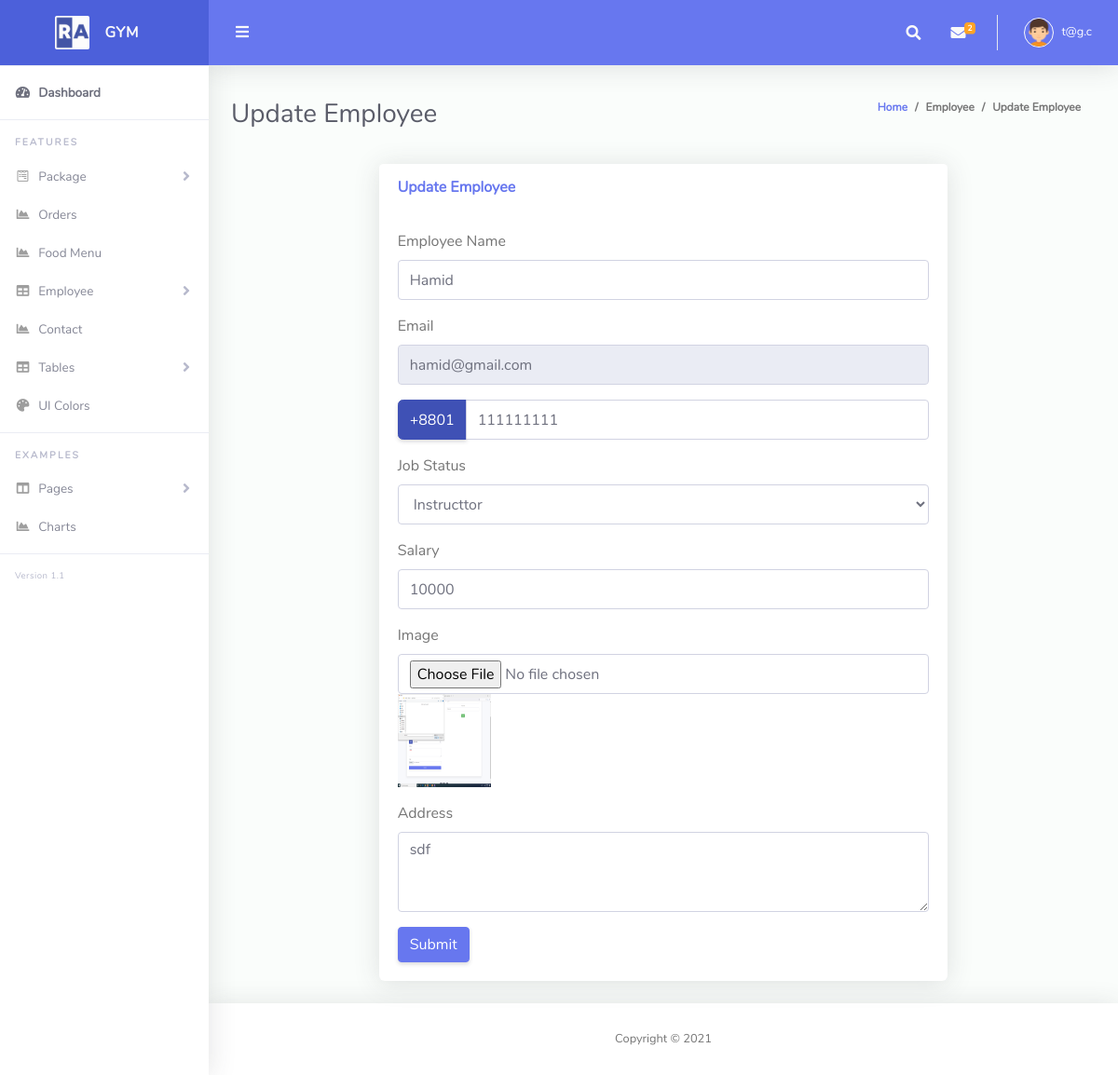
The page /admin/edit_employee.php?empid=3 (signed in) on the database as committed earlier.
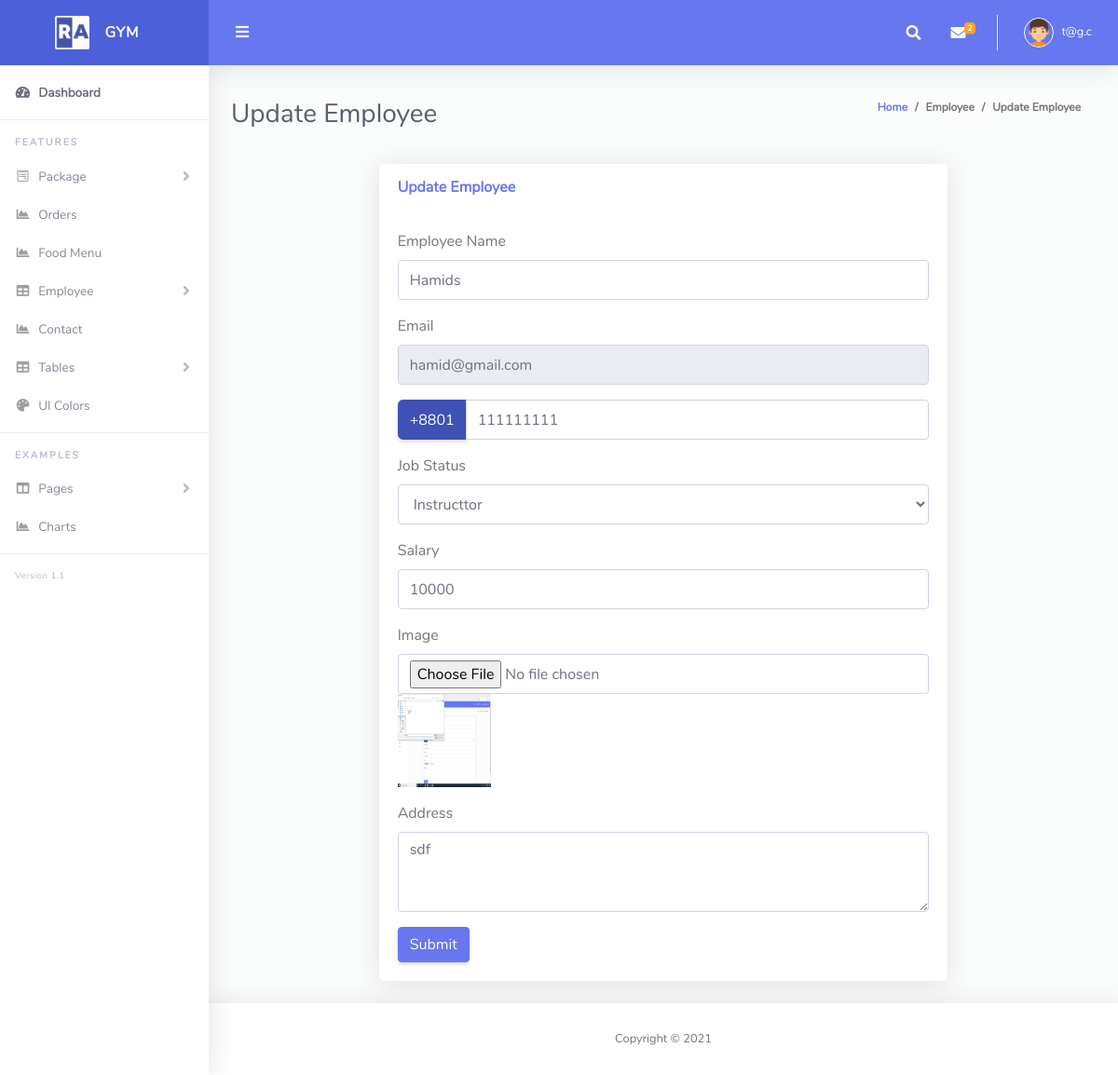
The same page on the database as committed later.
### tables this page shows
CREATE TABLE `employee_table` (
  `emp_id` int(11) NOT NULL,
  `emp_name` varchar(200) NOT NULL,
  `emp_job_status` varchar(200) NOT NULL,
  `emp_email` varchar(200) NOT NULL,
  `emp_phone` varchar(200) NOT NULL,
  `emp_image` varchar(200) NOT NULL,
  `emp_salary` varchar(200) NOT NULL,
  `create_emp` timestamp NOT NULL DEFAULT current_timestamp(),
  `emp_address` text NOT NULL,
  `total_rat` int(11) DEFAULT NULL,
  `hit` int(11) DEFAULT NULL
);

### Classes/DB.php (called while the page is built, shortened)
<?php
class DB
{
    public $servername = "localhost";
    public $username = "root";
    public $password = "";
    public $dbname = "gym";
    public function connect(){
        $this->conn = new mysqli($this->servername, $this->username, $this->password, $this->dbname);
        if ($this->conn->connect_error) {
          die("Connection failed: " . $this->conn->connect_error);
        }
        else{
            return $msg =  "connected";
        }
    }
}
?>

### Classes/EmployeeClass.php (called while the page is built, shortened)
<?php
include_once 'db.php';
class EmployeeClass extends DB
{
        public function viewEmployeebyid($id)
        {
            $qry = "SELECT * FROM employee_table where emp_id=$id ";
            $result = $this->conn->query($qry);
            return $result;
        }
}

### admin/edit_employee.php (the view, shortened to what this page needs)
<?php include 'layouts/header.php';
 if (!isset($_GET['empid']) || empty($_GET['empid'])) {
    "<script>window.location = 'employee_list.php'; </script>";
 }else{
     $empid = $_GET['empid'];
 }
 $view = $emp->viewEmployeebyid($empid);
     $value = mysqli_fetch_array($view);
?>
<div class="container-fluid" id="container-wrapper">
  <div class="d-sm-flex align-items-center justify-content-between mb-4">
    <h1 class="h3 mb-0 text-gray-800">Update Employee</h1>
    <ol class="breadcrumb">
      <li class="breadcrumb-item"><a href="index.php">Home</a></li>
      <li class="breadcrumb-item">Employee</li>
      <li class="breadcrumb-item active" aria-current="page">Update Employee</li>
    </ol>
  </div>
  <div class="row">
      <div class="col-lg-2"></div>
    <div class="col-lg-8">
      <div class="card mb-4">
        <div class="card-header py-3 d-flex flex-row align-items-center justify-content-between">
          <h6 class="m-0 font-weight-bold text-primary">Update Employee</h6>
        </div>
        <div class="card-body" >
          <form method="POST" enctype="multipart/form-data">
            <div class="form-group">
              <label>Employee Name</label>
              <input name="emp_name" value="<?php echo $value['emp_name']?>" type="text" class="form-control" >
            </div>
            <div class="form-group">
              <label>Email</label>
              <input readonly name="emp_email" value="<?php echo $value['emp_email']?>" type="email" class="form-control" placeholder="Enter email" >
            </div>
            <div class="input-group mb-3">
                      <div class="input-group-prepend">
                        <span class="input-group-text" id="basic-addon1">+8801</span>
                      </div>
                      <input value="<?php echo substr($value['emp_phone'],5); ?>" type="number" min=0 class="form-control" placeholder="" name="emp_phone" aria-label="Username" aria-describedby="basic-addon1">
                    </div>
            <div class="form-group">
              <label>Job Status</label>
                <select name="emp_job_status" class="form-control">
                <option value="<?php echo $value['emp_job_status']?>"><?php echo $value['emp_job_status']?></option>
                </select>
            </div>
            <div class="form-group">
              <label>Salary</label>
              <input name="emp_salary" value="<?php echo $value['emp_salary']?>" type="text" class="form-control" placeholder="Enter Salary">
            </div>
            <div class="form-group">
              <label>Image</label>
              <input name="image" type="file" class="form-control">
              <img src="<?php echo $value['emp_image']?>" style="height: 100px;width: 100px;" alt="">
            </div>
            <div class="form-group">
              <label>Address</label>
              <textarea class="ckeditor form-control"  name="emp_address" cols="" rows="3"><?php echo $value['emp_address']?></textarea>
            </div>
            <button type="submit" class="btn btn-primary">Submit</button>
          </form>
        </div>
      </div>
    </div>
  </div>
</div>
<?php include 'layouts/footer.php';?>

Rows that differ between the two databases and show on the page:
changed employee_table "hamid@gmail.com": emp_name "Hamid" → "Hamids"; emp_image: a different picture
